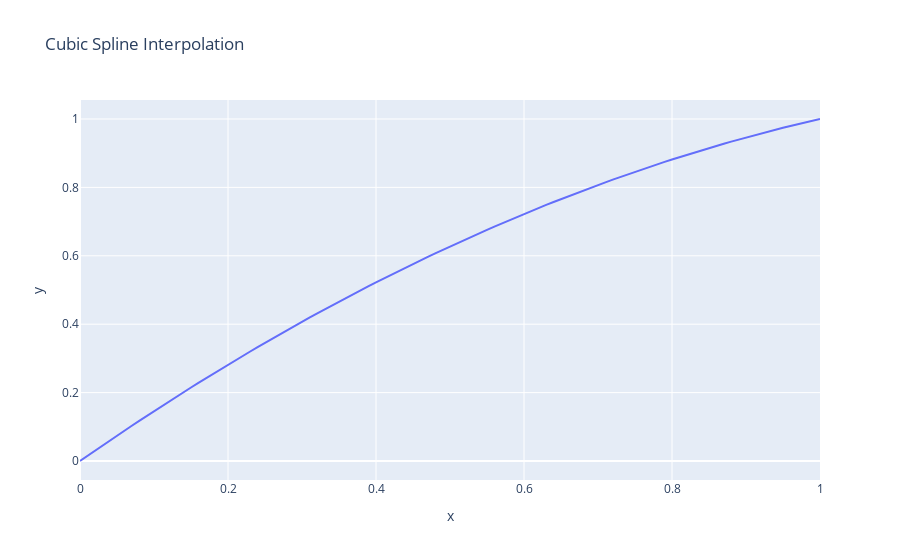

Notebook code cell kept with this figure:
### Code cell
from scipy.interpolate import CubicSpline
prob_old = [0, 0.38, 1]
prob_new = [0, 0.5, 1]
xnew = np.linspace(0, 1, num=101)
cs = CubicSpline(prob_old, prob_new)
ynew = cs(xnew)
fig = px.line(x=xnew, y=ynew, title='Cubic Spline Interpolation')
fig.show()
